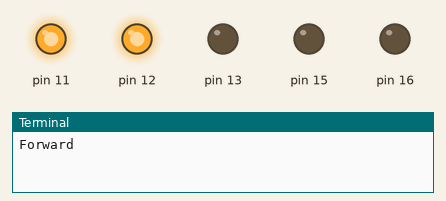
A program run on a simulated Raspberry Pi (header pin numbers). On the bench: output pins drawn as LEDs (lit = HIGH), the last lines printed to the terminal. At 10.7 s the program stops and its outputs stay as they are.

Above: at 0.1 s.
At 1.8 s:
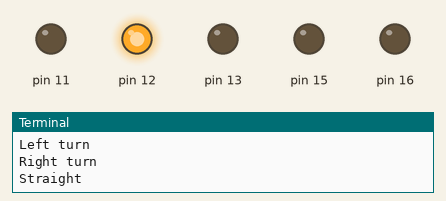
At 5.17 s:
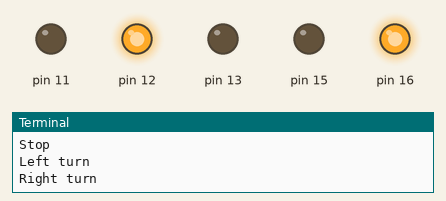
At 5.9 s:
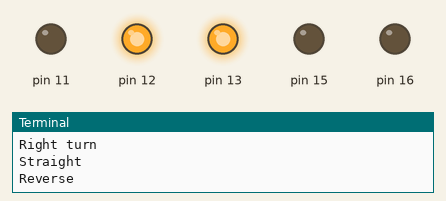
At 8.47 s:
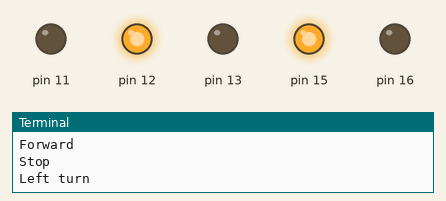
At 10.7 s:
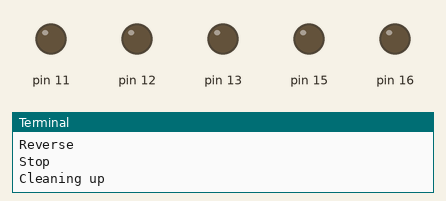
Timing chart, 0 to 12.2 s (numbered marks = the images above):
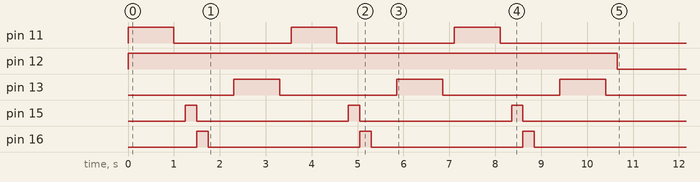

The program:

cardance.py
```python
#!/usr/bin/python

# This script makes a RC car "dance" using a raspberry pi.
# Author: Sandeep Mukherjee
#
# You will need:
# An orinary RC car (I used a cheap $20 one from a local store).
# Functional Raspberry pi B or higher. Tested using raspbian 3.12.28,
#   although higher versions will probably work.
# L293D motor controller.
# Jumper cables.
# 4.5V battery supply. (9V might also work, but there's a risk of motor burnout)
# Breadboard for easy connections.

# Cut the drive motor and steering servo wires from the radio unit in the car.
# These will be connected to the L29D as described below.
# "Jack up" the RC car so that the rear wheels don't actually move the car.
# Power up the pi, then run this script as root.
# See http://youtu.be/IePczQQMoZQ for a demo. (corresponds to commit#
#      ecb918a435a239fead08071f1d97c88ba4ac5110 )

# The conections are as follows:
#=====================+========================+=============================+
#    L293D            |      RPi Pin#          | Comments                    |
#=====================+========================+=============================+
#  Pins 1,9 (En)      |      Pin 12 (GPIO 18)  |                             |
#---------------------+------------------------+-----------------------------+
#  Pin 16 (Vcc1)      |      Pin 2 (5v)        |                             |
#---------------------+------------------------+-----------------------------+
#  Pin  4 (GND)       |      Pin 6 (GND)       | Connect to ground           |
#---------------------+------------------------+-----------------------------+
#  Pin  3 (1Y)        |                        | Connect to motor terminal 1 |
#---------------------+------------------------+-----------------------------+
#  Pin  6 (2Y)        |                        | Connect to motor terminal 2 |
#---------------------+------------------------+-----------------------------+
#  Pin  7 (2A)        |      Pin 11 (GPIO 17)  |                             |
#---------------------+------------------------+-----------------------------+
#  Pin  2 (1A)        |      Pin 13 (GPIO 21)  |                             |
#---------------------+------------------------+-----------------------------+
#  Pin  15 (4A)       |      Pin 15 (GPIO 22)  |                             |
#---------------------+------------------------+-----------------------------+
#  Pin  10 (3A)       |      Pin 16 (GPIO 23)  |                             |
#---------------------+------------------------+-----------------------------+
#  Pin  11 (3Y)       |                        | Steering servo wire 1       |
#---------------------+------------------------+-----------------------------+
#  Pin  14 (4Y)       |                        | Steering servo wire 2       |
#---------------------+------------------------+-----------------------------+
#  Pin  8 (Vcc2)      |                        | Connect to +4.5 V   battery |
#---------------------+------------------------+-----------------------------+
# Also connect -ve of battery to ground (GND).

import RPi.GPIO as GPIO
import time
import atexit

def left():
    print "Left turn"
    GPIO.output(15, True)
    GPIO.output(16, False)

def center():
    print "Straight"
    GPIO.output(15, False)
    GPIO.output(16, False)

def right():
    print "Right turn"
    GPIO.output(16, True)
    GPIO.output(15, False)

def forward():
    print "Forward"
    GPIO.output(13, False)
    GPIO.output(11, True)

def reverse():
    print "Reverse"
    GPIO.output(13, True)
    GPIO.output(11, False)

def stop():
    print "Stop"
    GPIO.output(13, False)
    GPIO.output(11, False)

def cleanup():
    print "Cleaning up"
    GPIO.output(12, False)
    GPIO.output(11, False)
    GPIO.output(13, False)
    GPIO.output(15, False)
    GPIO.output(16, False)
    GPIO.cleanup()

# Moves the wheels from one side to the next,
# pausing for interval seconds, for a total of reps cycles
def wheelswing(interval, reps):
    for i in range(reps):
        left()
        time.sleep(interval)

        right()
        time.sleep(interval)
    center()

GPIO.setmode(GPIO.BOARD)
GPIO.setup(12, GPIO.OUT) #Enable
GPIO.setup(11, GPIO.OUT) # This
GPIO.setup(13, GPIO.OUT) # And this must complement
GPIO.setup(15, GPIO.OUT) # this
GPIO.setup(16, GPIO.OUT) # And this must complement

atexit.register(cleanup)
GPIO.output(12, True)

for i in range(3):

    forward()
    time.sleep(1)

    stop()
    time.sleep(0.25)

    wheelswing(0.25, 1)
    time.sleep(0.55)

    reverse()
    time.sleep(1)
    stop()
    time.sleep(0.25)
```

Measured:
- by itself, pin 11, pin 13: alternates HIGH for 1.0 s and LOW for 2.6 s
- by itself, pin 12: LOW → HIGH at 0.00 s, → LOW 10.7 s later
- by itself, pin 15, pin 16: alternates HIGH for 0.25 s and LOW for 3.3 s
